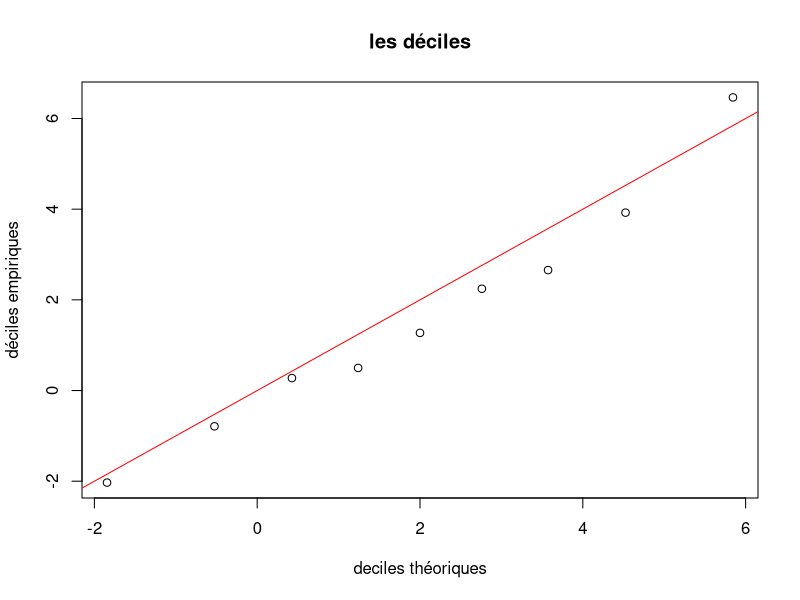
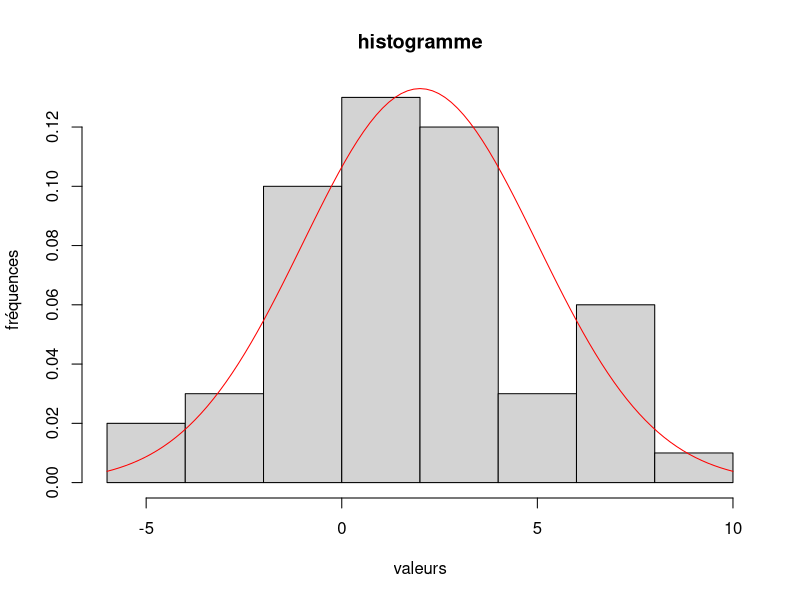
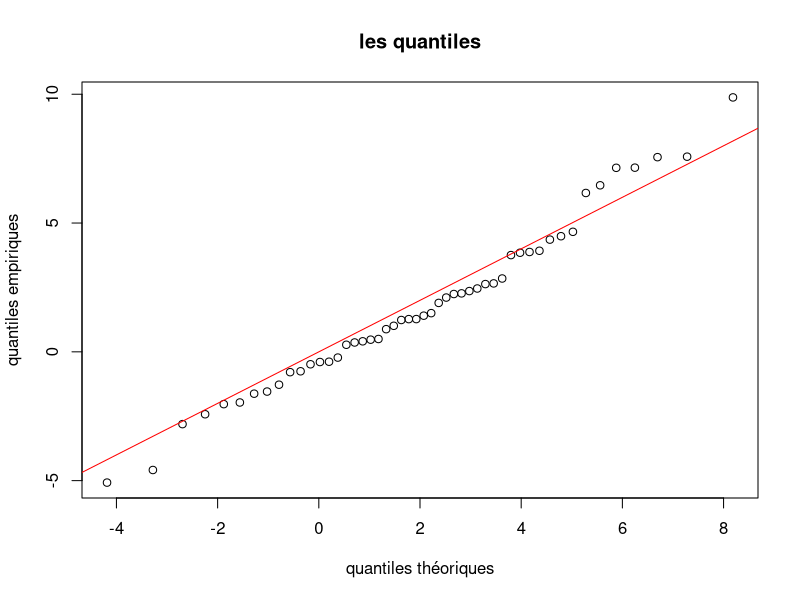
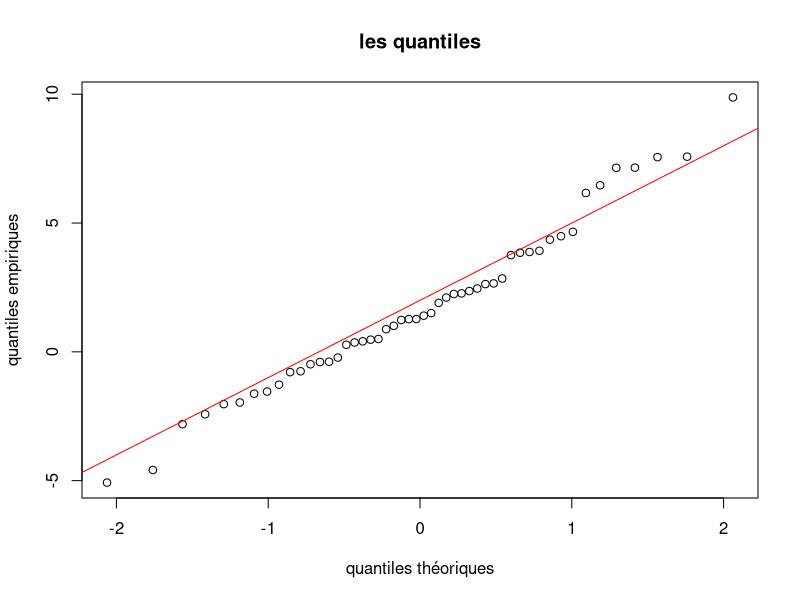

The R source for these figures, in order: (Note: this script raises an error after producing the figures.)
# Dans cette partie X est une variable al ́eatoire de loi N (2, 4).

# Exercice 1 : quantiles empiriques ou th ́eoriques
# Le quantile empirique d’ordre α d’un  ́echantillon de n tirages ind ́ependants x1, x2, ..., xn de X est la
# valeur pour laquelle, la proportion des xi qui se trouvent inf ́erieurs ou  ́egaux `a cette valeur, vaut α. Le
# quantile th ́eorique d’ordre α appel ́e quantile (et calcul ́e par la fonction de quantile qnorm()) est la valeur
# telle que la probabilit ́e que X soit inf ́erieur ou  ́egal `a cette valeur, vaille α

# 1. Simuler un  ́echantillon de taille n = 50 de X et l’affecter `a x.

mu <- 2
sigma <- 3
n <- 50

x <- rnorm(n, mu, sigma)

# 2. Calculer les quantiles empiriques d’ordre 10%, 20%, ..., 90% de x (appel ́es aussi les d ́eciles empiriques
# car ils permettent de couper l’ ́echantillon en dix) `a l’aide de la fonction quantile() et en utilisant
# l’option type=1.

demp <- quantile(x, probs = seq(0.1, 0.9, 0.1), type = 1)

# 3. Calculer les quantiles th ́eoriques d’ordre 10%, 20%, ..., 90% de X `a l’aide de la fonction qnorm()

dtheo <- qnorm(seq(0.1, 0.9, 0.1), mu, sigma)

# 4. Faire un graphe des 9 points d’abscisses les d ́eciles et d’ordonn ́ees les d ́eciles empiriques. Ajouter
# la droite y = x. Commentaire

plot(dtheo, demp, main = "les déciles", xlab = "deciles théoriques", ylab = "déciles empiriques")
abline(0, 1, col = "red")

# 5. Faire un histogramme des observations tir ́ees et y superposer la densit ́e de la loi N (2, 4). Commen-
# taire.

hist(x, main = "histogramme", xlab = "valeurs", ylab = "fréquences", freq = FALSE)
curve(dnorm(x, mu, sigma), col = "red", add = TRUE)

# 6. Calculer les quantiles empiriques d’ordre 1/(n + 1), 2/(n + 1), ...., n/(n + 1) de x. Les comparer aux
# valeurs ordonn ́ees de l’ ́echantillon que l’on obtiendra avec la commande sort(x).

emp <- quantile(x, probs = seq(1 / (n + 1), n / (n + 1), 1 / (n + 1)), type = 1)
sort(x)

# 7. Calculer les quantiles th ́eoriques d’ordre 1/(n + 1), 2/(n + 1), ...., n/(n + 1) de X et tracer les points
# d’abscisses quantiles th ́eoriques et ordonn ́ees quantiles empiriques. Y ajouter la droite y = x.

theo <- qnorm(seq(1 / (n + 1), n / (n + 1), 1 / (n + 1)), mu, sigma)
plot(theo, emp, main = "les quantiles", xlab = "quantiles théoriques", ylab = "quantiles empiriques")
abline(0, 1, col = "red")

# 8. Reprendre les quantiles th ́eoriques d’ordre 1/(n + 1), 2/(n + 1), ...., n/(n + 1) de la variable normale
# centr ́ee r ́eduite U , calcul ́es dans la question 4 du premier exercice 1. Faire un plot() des valeurs
# ordonn ́ees de l’ ́echantillon selon les quantiles th ́eoriques d’ordre 1/(n + 1), 2/(n + 1), ...., n/(n + 1)
# de la variable normale centr ́ee r ́eduite U . Y ajouter la droite d’ ́equation y = σx + μ pour μ = 2 et
# σ = 2. Cette droite s’appelle droite de Henry et permet d’appr ́ecier la normalit ́e d’un  ́echantillon
# x1, ..., xn. Plus les points sont proches de la droite plus l’hypoth`ese de normalit ́e faite sur la variable
# qui a g ́en ́er ́e ces observations est correcte.

qtheoc <- qnorm(seq(1 / (n + 1), n / (n + 1), 1 / (n + 1)), 0, 1)
plot(qtheoc, sort(x), main = "les quantiles", xlab = "quantiles théoriques", ylab = "quantiles empiriques")
abline(mu, sigma, col = "red")
legend()
abline(v = 1, col = "blue")
abline(h = 5, col = "blue")
